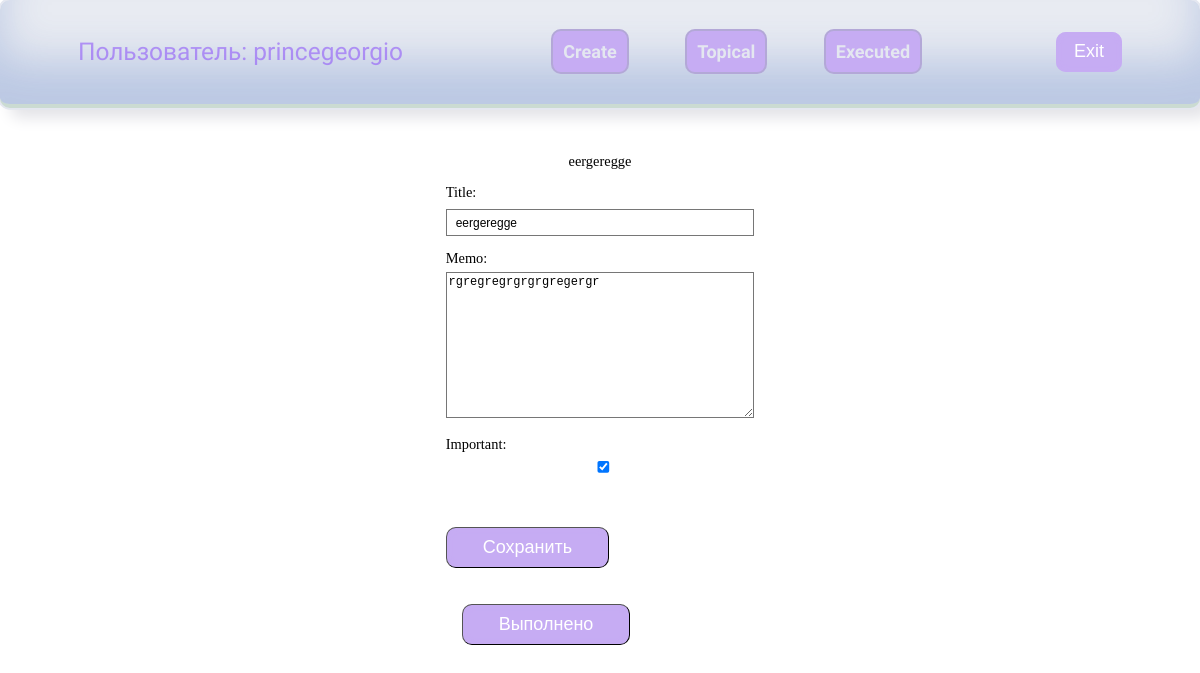
The app's page /todo/todo/2 (signed in) with its own data.
### todo/models.py (models this page shows, shortened)
class Todo(models.Model):
    title = models.CharField(max_length=100)
    memo = models.TextField(blank=True)
    created = models.DateTimeField(auto_now_add=True)
    date_completed = models.DateTimeField(blank=True, null=True)
    important = models.BooleanField(default=False)
    user = models.ForeignKey(User, on_delete=models.CASCADE)

### todo/views.py (the view, shortened to what this page needs)
# urls.py: path('todo/<int:todo_pk>', views.viewtodo, name='viewtodo'),
def viewtodo(request, todo_pk):
    todo = get_object_or_404(Todo, pk=todo_pk)
    if request.method == 'GET':
        form = TodoForm(instance=todo)
        return render(request, 'todo/viewtodo.html', {'todo': todo, 'form': form})

### todo/forms.py
class TodoForm(ModelForm):
    class Meta:
        model = Todo
        fields = ['title', 'memo', 'important']

### todo/templates/todo/viewtodo.html (shortened to what this page needs)
{% extends 'todo/home.html' %}
{% block content %}
{{ todo.title }}
<form method="POST">
    {{ form.as_p }}
    <button class="btn">Сохранить</button>
</form>
<form action="{% url 'completetodo' todo.id %}" method="POST">
    <button class="btn_good">Выполнено</button>
</form>
{% endblock %}

### todo/templates/todo/home.html (shortened to what this page needs)
<!DOCTYPE html>
{% load static %}
<html lang="en">
<head>
    <link rel="stylesheet" href="{% static 'css/td_style.css' %}">
</head>
<body>
<div class="menu">
    <div class="wrap">
    {% if user.is_authenticated %}
        <ul>
            <li class="logo">Пользователь: {{ user.username }}</li>
            <li> <a href="{% url 'createtodos' %}">Create</a> </li>
            <li> <a href="{% url 'currenttodos' %}">Topical</a> </li>
            <li> <a href="{% url 'completed' %}">Executed</a> </li>
            <li><form action="{% url 'logoutuser' %}" method="post">
                <button class="top">Exit</button>
                </form>
            </li>
        </ul>
    {% else %}
        <ul>
            <li><a href="{% url 'signupuser' %}">Registration</a> </li>
             <li><a href="{% url 'loginuser' %}">Sign In</a> </li>
            <li><a class="main-menu" href="{% url 'index' %}">Back</a></li>
        </ul>
    {% endif %}
    </div>
</div>
<div class="content">
  <div class="wrap">
    {% block content %}
    {% endblock %}
  </div>
</div>
</body>
</html>

### todo/static/css/td_style.css (style rules this page uses)
body { padding: 0; margin: 0; font-family: Georgia, serif; zoom: 0.9; }
.wrap { max-width: 1200px; margin: 0 auto; padding: 10px 20px; box-sizing: border-box; }
.menu { background: rgb(232, 235, 242); padding: 5px; border-bottom: 5px solid rgba(85, 154, 80, 0.2); border-radius: 11px; box-shadow: inset 0 -3em 3em rgba(67, 106, 189, 0.27), 0 0 0 2px rgb(228, 231, 240), 0.7em 0.7em 1em rgb(227, 227, 231); }
ul { list-style: none; padding: 0; }
.menu ul { display: flex; justify-content: space-between; align-items: center; font-size: 20px; }
.menu .logo { margin-right: 10%; color: rgba(149, 99, 248, 0.65); font-size: 1.7rem; border-radius: 11px; white-space: nowrap; font-family: 'Rubik Bubbles', sans-serif; }
.menu a { color: #e4e7f0; font-weight: bold; text-decoration: none; font-family: 'Rubik Bubbles', sans-serif; background-color: rgb(198, 172, 243); padding: 11px; margin: 14px; border-radius: 11px; border: 3px solid rgba(94, 152, 89, 0.18); transition: background-color ease-in-out 0.4s, box-shadow ease-in-out 0.4s; box-shadow: 0 0 0 0 rgba(0, 0, 0, 0); }
.content .wrap { display: flex; flex-direction: column; align-items: center; justify-content: center; margin-top: 40px; }
.btn { background: #c6acf3; color: white; border-radius: 11px; }
button { padding: 10px 40px; border-radius: 6px; box-shadow: inset 0 0 6px 2px #c6acf3; margin-top: 40px; font-size: 20px; cursor: pointer; }
input { width: 100%; padding: 6px 10px; box-sizing: border-box; margin-top: 4px; }
.top { padding: 11px 20px; margin-top: 0; border: none; color: white; background-color: #c6acf3; margin-left: 100px; border-radius: 11px; }
label { display: block; margin-bottom: 5px; }
.btn_good { margin-right: 120px; display: block; background-color: #c6acf3; color: white; border-radius: 11px; }

### records on screen
Todo: title "eergeregge", memo "rgregregrgrgrgregergr", important "☑"

### other values on screen
{{ user.username }} "princegeorgio"
